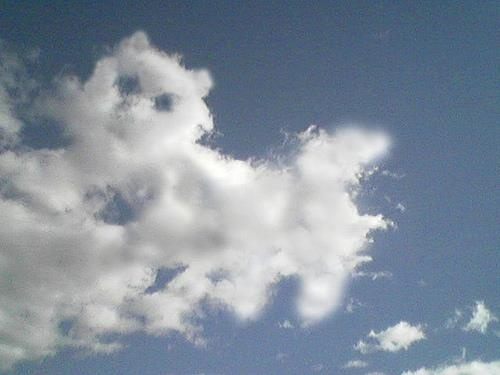
#> input picture 01-InputImages/img.jpg, 500 x 375 px; its folder holds only this picture in this run
$ python -i imageProcessing.py   (imports and definitions only)
#> lines starting #> are read from the running program, lines starting #| are printed output that depends on the picture
### src/app/utility.py
import os
import datetime

from file_setup import FileSetup

class Utility:

    def __init__(self):
        self.file_setup = FileSetup()

    def is_image_valid(self, sourceString):
        return (os.path.exists(os.path.join(self.file_setup.dir_in, sourceString)) and (sourceString!='.DS_Store') and (sourceString.split('.')[-1]=='jpg'))

    # [5 lines left out: function correct_coords_if_negative, not called in this run]

    def is_rectangle_valid(self, box):
        return len(box)>1

    def ignore_ds_store(self, filename):
        return (filename != '.DS_Store')

    # [10 lines left out: function get_date_id, not called in this run]

### src/app/imageProcessing.py
import numpy as np
import cv2
import os

from utility import Utility
from fileManager import FileManager
from fileOperations import FileOperations
from imageOperations import ImageOperations

# [51 lines that did not run here, left out]

>>> import cv2
>>> picture = cv2.imread('../../01-InputImages/img.jpg', cv2.IMREAD_GRAYSCALE)
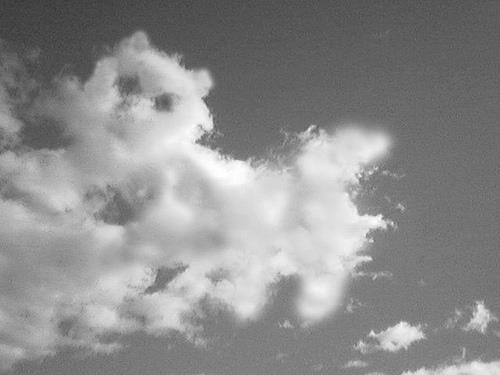
#> picture: shape (375, 500); min 55, max 255, mean 141.1
#> (the run stopped early here; a loop or call above may not have finished)
